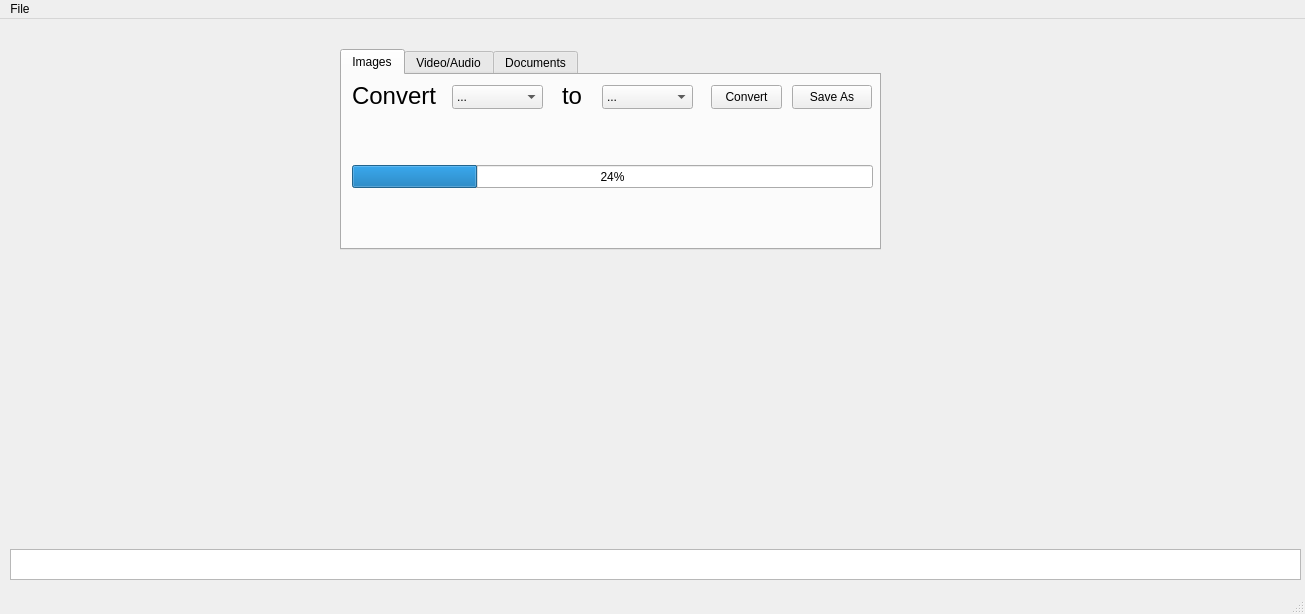
<?xml version="1.0" encoding="UTF-8"?>
<ui version="4.0">
 <class>MainWindow</class>
 <widget class="QMainWindow" name="MainWindow">
  <property name="geometry">
   <rect>
    <x>0</x>
    <y>0</y>
    <width>1305</width>
    <height>614</height>
   </rect>
  </property>
  <property name="windowTitle">
   <string>FLEX</string>
  </property>
  <widget class="QWidget" name="centralwidget">
   <widget class="QTextEdit" name="result_box">
    <property name="geometry">
     <rect>
      <x>10</x>
      <y>530</y>
      <width>1291</width>
      <height>31</height>
     </rect>
    </property>
   </widget>
   <widget class="QTabWidget" name="file_sections">
    <property name="geometry">
     <rect>
      <x>340</x>
      <y>30</y>
      <width>541</width>
      <height>201</height>
     </rect>
    </property>
    <property name="currentIndex">
     <number>0</number>
    </property>
    <widget class="QWidget" name="Images">
     <attribute name="title">
      <string>Images</string>
     </attribute>
     <widget class="QLabel" name="text_image_1">
      <property name="geometry">
       <rect>
        <x>10</x>
        <y>10</y>
        <width>91</width>
        <height>21</height>
       </rect>
      </property>
      <property name="font">
       <font>
        <pointsize>18</pointsize>
       </font>
      </property>
      <property name="text">
       <string>Convert</string>
      </property>
     </widget>
     <widget class="QComboBox" name="input_type_image">
      <property name="geometry">
       <rect>
        <x>110</x>
        <y>10</y>
        <width>91</width>
        <height>24</height>
       </rect>
      </property>
      <item>
       <property name="text">
        <string>...</string>
       </property>
      </item>
      <item>
       <property name="text">
        <string>PNG</string>
       </property>
      </item>
      <item>
       <property name="text">
        <string>JPEG</string>
       </property>
      </item>
      <item>
       <property name="text">
        <string>JPG</string>
       </property>
      </item>
      <item>
       <property name="text">
        <string>ICO</string>
       </property>
      </item>
      <item>
       <property name="text">
        <string>GIF</string>
       </property>
      </item>
      <item>
       <property name="text">
        <string>JIFI</string>
       </property>
      </item>
      <item>
       <property name="text">
        <string>PBM</string>
       </property>
      </item>
      <item>
       <property name="text">
        <string>PGM</string>
       </property>
      </item>
      <item>
       <property name="text">
        <string>PPM</string>
       </property>
      </item>
      <item>
       <property name="text">
        <string>BMP</string>
       </property>
      </item>
      <item>
       <property name="text">
        <string>CUR</string>
       </property>
      </item>
      <item>
       <property name="text">
        <string>SVG</string>
       </property>
      </item>
      <item>
       <property name="text">
        <string>SVGZ</string>
       </property>
      </item>
      <item>
       <property name="text">
        <string>XMB</string>
       </property>
      </item>
      <item>
       <property name="text">
        <string>XPM</string>
       </property>
      </item>
     </widget>
     <widget class="QLabel" name="text_image_2">
      <property name="geometry">
       <rect>
        <x>220</x>
        <y>10</y>
        <width>31</width>
        <height>21</height>
       </rect>
      </property>
      <property name="font">
       <font>
        <pointsize>18</pointsize>
       </font>
      </property>
      <property name="text">
       <string>to</string>
      </property>
     </widget>
     <widget class="QComboBox" name="output_type_image">
      <property name="geometry">
       <rect>
        <x>260</x>
        <y>10</y>
        <width>91</width>
        <height>24</height>
       </rect>
      </property>
      <item>
       <property name="text">
        <string>...</string>
       </property>
      </item>
      <item>
       <property name="text">
        <string>PNG</string>
       </property>
      </item>
      <item>
       <property name="text">
        <string>JPEG</string>
       </property>
      </item>
      <item>
       <property name="text">
        <string>JPG</string>
       </property>
      </item>
      <item>
       <property name="text">
        <string>ICO</string>
       </property>
      </item>
      <item>
       <property name="text">
        <string>JIFI</string>
       </property>
      </item>
      <item>
       <property name="text">
        <string>PBM</string>
       </property>
      </item>
      <item>
       <property name="text">
        <string>PGM</string>
       </property>
      </item>
      <item>
       <property name="text">
        <string>PPM</string>
       </property>
      </item>
      <item>
       <property name="text">
        <string>BMP</string>
       </property>
      </item>
      <item>
       <property name="text">
        <string>CUR</string>
       </property>
      </item>
      <item>
       <property name="text">
        <string>XBM</string>
       </property>
      </item>
      <item>
       <property name="text">
        <string>XPM</string>
       </property>
      </item>
     </widget>
     <widget class="QPushButton" name="convert_button_image">
      <property name="geometry">
       <rect>
        <x>369</x>
        <y>10</y>
        <width>71</width>
        <height>24</height>
       </rect>
      </property>
      <property name="text">
       <string>Convert</string>
      </property>
     </widget>
     <widget class="QProgressBar" name="image_progress">
      <property name="geometry">
       <rect>
        <x>10</x>
        <y>90</y>
        <width>521</width>
        <height>23</height>
       </rect>
      </property>
      <property name="value">
       <number>24</number>
      </property>
     </widget>
     <widget class="QPushButton" name="convert_button_image_save">
      <property name="geometry">
       <rect>
        <x>450</x>
        <y>10</y>
        <width>80</width>
        <height>24</height>
       </rect>
      </property>
      <property name="text">
       <string>Save As</string>
      </property>
     </widget>
    </widget>
    <widget class="QWidget" name="VideoAudio">
     <attribute name="title">
      <string>Video/Audio</string>
     </attribute>
     <widget class="QLabel" name="text_av_1">
      <property name="geometry">
       <rect>
        <x>10</x>
        <y>10</y>
        <width>91</width>
        <height>21</height>
       </rect>
      </property>
      <property name="font">
       <font>
        <pointsize>18</pointsize>
       </font>
      </property>
      <property name="text">
       <string>Convert</string>
      </property>
     </widget>
     <widget class="QComboBox" name="input_type_av">
      <property name="geometry">
       <rect>
        <x>110</x>
        <y>10</y>
        <width>91</width>
        <height>24</height>
       </rect>
      </property>
      <item>
       <property name="text">
        <string>...</string>
       </property>
      </item>
      <item>
       <property name="text">
        <string>MP4</string>
       </property>
      </item>
      <item>
       <property name="text">
        <string>MOV</string>
       </property>
      </item>
      <item>
       <property name="text">
        <string>AVI</string>
       </property>
      </item>
      <item>
       <property name="text">
        <string>WMV</string>
       </property>
      </item>
      <item>
       <property name="text">
        <string>MKV</string>
       </property>
      </item>
      <item>
       <property name="text">
        <string>M4V</string>
       </property>
      </item>
      <item>
       <property name="text">
        <string>MP3</string>
       </property>
      </item>
      <item>
       <property name="text">
        <string>WAV</string>
       </property>
      </item>
      <item>
       <property name="text">
        <string>AIFF</string>
       </property>
      </item>
      <item>
       <property name="text">
        <string>WMA</string>
       </property>
      </item>
      <item>
       <property name="text">
        <string>FLAC</string>
       </property>
      </item>
      <item>
       <property name="text">
        <string>ALAC</string>
       </property>
      </item>
     </widget>
     <widget class="QLabel" name="text_av_2">
      <property name="geometry">
       <rect>
        <x>220</x>
        <y>10</y>
        <width>31</width>
        <height>21</height>
       </rect>
      </property>
      <property name="font">
       <font>
        <pointsize>18</pointsize>
       </font>
      </property>
      <property name="text">
       <string>to</string>
      </property>
     </widget>
     <widget class="QComboBox" name="output_type_av">
      <property name="geometry">
       <rect>
        <x>260</x>
        <y>10</y>
        <width>91</width>
        <height>24</height>
       </rect>
      </property>
      <item>
       <property name="text">
        <string>...</string>
       </property>
      </item>
      <item>
       <property name="text">
        <string>MP4</string>
       </property>
      </item>
      <item>
       <property name="text">
        <string>MOV</string>
       </property>
      </item>
      <item>
       <property name="text">
        <string>AVI</string>
       </property>
      </item>
      <item>
       <property name="text">
        <string>WMV</string>
       </property>
      </item>
      <item>
       <property name="text">
        <string>MKV</string>
       </property>
      </item>
      <item>
       <property name="text">
        <string>M4V</string>
       </property>
      </item>
      <item>
       <property name="text">
        <string>MP3</string>
       </property>
      </item>
      <item>
       <property name="text">
        <string>WAV</string>
       </property>
      </item>
      <item>
       <property name="text">
        <string>AIFF</string>
       </property>
      </item>
      <item>
       <property name="text">
        <string>WMA</string>
       </property>
      </item>
      <item>
       <property name="text">
        <string>FLAC</string>
       </property>
      </item>
      <item>
       <property name="text">
        <string>ALAC</string>
       </property>
      </item>
     </widget>
     <widget class="QPushButton" name="convert_button_av">
      <property name="geometry">
       <rect>
        <x>370</x>
        <y>10</y>
        <width>71</width>
        <height>24</height>
       </rect>
      </property>
      <property name="text">
       <string>Convert</string>
      </property>
     </widget>
     <widget class="QProgressBar" name="av_progress">
      <property name="geometry">
       <rect>
        <x>10</x>
        <y>90</y>
        <width>521</width>
        <height>23</height>
       </rect>
      </property>
      <property name="value">
       <number>24</number>
      </property>
     </widget>
     <widget class="QPushButton" name="convert_button_av_save">
      <property name="geometry">
       <rect>
        <x>450</x>
        <y>10</y>
        <width>80</width>
        <height>24</height>
       </rect>
      </property>
      <property name="text">
       <string>Save As</string>
      </property>
     </widget>
    </widget>
    <widget class="QWidget" name="widget">
     <attribute name="title">
      <string>Documents</string>
     </attribute>
     <widget class="QLabel" name="text_doc_1">
      <property name="geometry">
       <rect>
        <x>10</x>
        <y>10</y>
        <width>91</width>
        <height>21</height>
       </rect>
      </property>
      <property name="font">
       <font>
        <pointsize>18</pointsize>
       </font>
      </property>
      <property name="text">
       <string>Convert</string>
      </property>
     </widget>
     <widget class="QLabel" name="label">
      <property name="geometry">
       <rect>
        <x>220</x>
        <y>10</y>
        <width>31</width>
        <height>21</height>
       </rect>
      </property>
      <property name="font">
       <font>
        <pointsize>18</pointsize>
       </font>
      </property>
      <property name="text">
       <string>to</string>
      </property>
     </widget>
     <widget class="QComboBox" name="input_type_doc">
      <property name="geometry">
       <rect>
        <x>110</x>
        <y>10</y>
        <width>91</width>
        <height>24</height>
       </rect>
      </property>
      <item>
       <property name="text">
        <string>...</string>
       </property>
      </item>
      <item>
       <property name="text">
        <string>DOCX</string>
       </property>
      </item>
      <item>
       <property name="text">
        <string>CSV</string>
       </property>
      </item>
      <item>
       <property name="text">
        <string>EPUB</string>
       </property>
      </item>
      <item>
       <property name="text">
        <string>HTML</string>
       </property>
      </item>
      <item>
       <property name="text">
        <string>JSON</string>
       </property>
      </item>
      <item>
       <property name="text">
        <string>MD</string>
       </property>
      </item>
      <item>
       <property name="text">
        <string>LATEX</string>
       </property>
      </item>
      <item>
       <property name="text">
        <string>ODT</string>
       </property>
      </item>
      <item>
       <property name="text">
        <string>RTF</string>
       </property>
      </item>
     </widget>
     <widget class="QComboBox" name="output_type_doc">
      <property name="geometry">
       <rect>
        <x>260</x>
        <y>10</y>
        <width>91</width>
        <height>24</height>
       </rect>
      </property>
      <item>
       <property name="text">
        <string>...</string>
       </property>
      </item>
      <item>
       <property name="text">
        <string>DOCX</string>
       </property>
      </item>
      <item>
       <property name="text">
        <string>EPUB</string>
       </property>
      </item>
      <item>
       <property name="text">
        <string>HTML</string>
       </property>
      </item>
      <item>
       <property name="text">
        <string>JSON</string>
       </property>
      </item>
      <item>
       <property name="text">
        <string>PPTX</string>
       </property>
      </item>
      <item>
       <property name="text">
        <string>MD</string>
       </property>
      </item>
      <item>
       <property name="text">
        <string>PDF</string>
       </property>
      </item>
      <item>
       <property name="text">
        <string>LATEX</string>
       </property>
      </item>
      <item>
       <property name="text">
        <string>ODT</string>
       </property>
      </item>
      <item>
       <property name="text">
        <string>RTF</string>
       </property>
      </item>
     </widget>
     <widget class="QPushButton" name="convert_button_doc">
      <property name="geometry">
       <rect>
        <x>369</x>
        <y>10</y>
        <width>71</width>
        <height>24</height>
       </rect>
      </property>
      <property name="text">
       <string>Convert</string>
      </property>
     </widget>
     <widget class="QProgressBar" name="doc_progress">
      <property name="geometry">
       <rect>
        <x>10</x>
        <y>90</y>
        <width>521</width>
        <height>23</height>
       </rect>
      </property>
      <property name="value">
       <number>24</number>
      </property>
     </widget>
     <widget class="QPushButton" name="convert_button_doc_save">
      <property name="geometry">
       <rect>
        <x>450</x>
        <y>10</y>
        <width>80</width>
        <height>24</height>
       </rect>
      </property>
      <property name="text">
       <string>Save As</string>
      </property>
     </widget>
    </widget>
   </widget>
  </widget>
  <widget class="QMenuBar" name="menubar">
   <property name="geometry">
    <rect>
     <x>0</x>
     <y>0</y>
     <width>1305</width>
     <height>21</height>
    </rect>
   </property>
   <widget class="QMenu" name="menuFile">
    <property name="title">
     <string>File</string>
    </property>
    <addaction name="actionChange_Save_Folder"/>
    <addaction name="actionExit"/>
   </widget>
   <addaction name="menuFile"/>
  </widget>
  <widget class="QStatusBar" name="statusbar"/>
  <action name="actionExit">
   <property name="text">
    <string>Exit</string>
   </property>
  </action>
  <action name="actionChange_Save_Folder">
   <property name="text">
    <string>Change Save Folder</string>
   </property>
  </action>
 </widget>
 <resources/>
 <connections/>
</ui>
